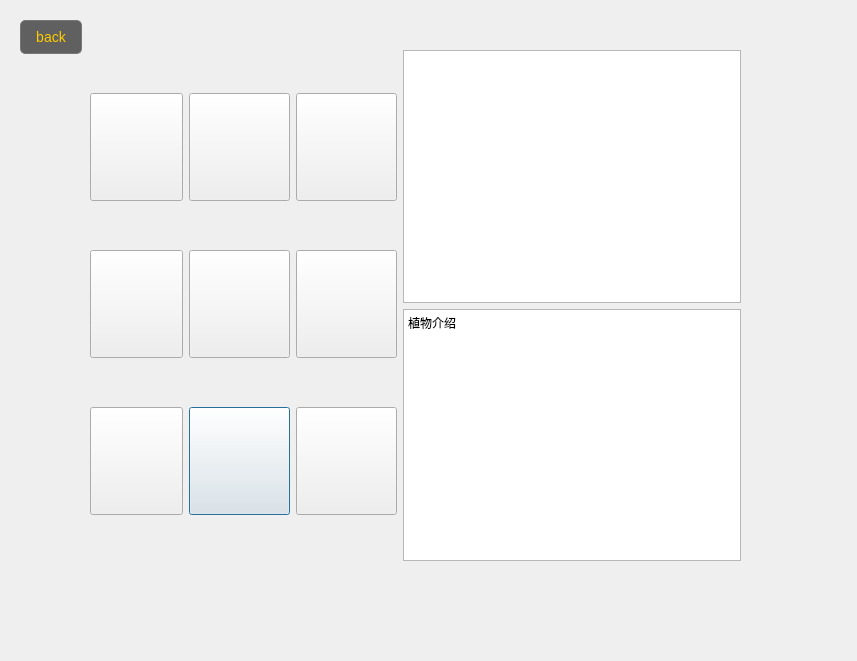
<?xml version="1.0" encoding="UTF-8"?>
<ui version="4.0">
 <class>PlantShow</class>
 <widget class="QDialog" name="PlantShow">
  <property name="geometry">
   <rect>
    <x>0</x>
    <y>0</y>
    <width>857</width>
    <height>661</height>
   </rect>
  </property>
  <property name="windowTitle">
   <string>Dialog</string>
  </property>
  <widget class="QWidget" name="horizontalLayoutWidget">
   <property name="geometry">
    <rect>
     <x>90</x>
     <y>50</y>
     <width>651</width>
     <height>511</height>
    </rect>
   </property>
   <layout class="QHBoxLayout" name="horizontalLayout">
    <item>
     <layout class="QGridLayout" name="gridLayout">
      <item row="2" column="2">
       <widget class="QPushButton" name="pushButton_6">
        <property name="styleSheet">
         <string notr="true">border-image: url(:/new/prefix1/card_repeaterpea.png) 0 0 0 0 stretch stretch;
width:93px;
height:100px</string>
        </property>
        <property name="text">
         <string/>
        </property>
       </widget>
      </item>
      <item row="2" column="3">
       <widget class="QPushButton" name="pushButton_11">
        <property name="styleSheet">
         <string notr="true">border-image: url(:/new/prefix1/card_cherrybomb.png) 0 0 0 0 stretch stretch;
width:93px;
height:100px</string>
        </property>
        <property name="text">
         <string/>
        </property>
       </widget>
      </item>
      <item row="0" column="3">
       <widget class="QPushButton" name="pushButton_9">
        <property name="styleSheet">
         <string notr="true">border-image: url(:/new/prefix1/card_chomper.png) 0 0 0 0 stretch stretch;
width:50px;
height:100px</string>
        </property>
        <property name="text">
         <string/>
        </property>
       </widget>
      </item>
      <item row="1" column="0">
       <widget class="QPushButton" name="pushButton_2">
        <property name="styleSheet">
         <string notr="true">border-image: url(:/new/prefix1/card_jalapeno.png) 0 0 0 0 stretch stretch;
width:50px;
height:100px</string>
        </property>
        <property name="text">
         <string/>
        </property>
       </widget>
      </item>
      <item row="1" column="3">
       <widget class="QPushButton" name="pushButton_10">
        <property name="styleSheet">
         <string notr="true">border-image: url(:/new/prefix1/card_potatomine.png) 0 0 0 0 stretch stretch;
width:50px;
height:100px</string>
        </property>
        <property name="text">
         <string/>
        </property>
       </widget>
      </item>
      <item row="0" column="2">
       <widget class="QPushButton" name="pushButton_4">
        <property name="styleSheet">
         <string notr="true">border-image: url(:/new/prefix1/card_wallnut.png) 0 0 0 0 stretch stretch;
width:50px;
height:100px</string>
        </property>
        <property name="text">
         <string/>
        </property>
       </widget>
      </item>
      <item row="2" column="0">
       <widget class="QPushButton" name="pushButton_3">
        <property name="styleSheet">
         <string notr="true">border-image: url(:/new/prefix1/card_snowpea.png) 0 0 0 0 stretch stretch;
width:50px;
height:100px</string>
        </property>
        <property name="text">
         <string/>
        </property>
       </widget>
      </item>
      <item row="1" column="2">
       <widget class="QPushButton" name="pushButton_5">
        <property name="styleSheet">
         <string notr="true">border-image: url(:/new/prefix1/card_peashooter.png) 0 0 0 0 stretch stretch;
width:50px;
height:100px</string>
        </property>
        <property name="text">
         <string/>
        </property>
       </widget>
      </item>
      <item row="0" column="0">
       <widget class="QPushButton" name="pushButton">
        <property name="minimumSize">
         <size>
          <width>93</width>
          <height>0</height>
         </size>
        </property>
        <property name="styleSheet">
         <string notr="true">border-image: url(:/new/prefix1/card_sunflower.png) 0 0 0 0 stretch stretch;
width:50px;
height:100px</string>
        </property>
        <property name="text">
         <string/>
        </property>
       </widget>
      </item>
     </layout>
    </item>
    <item>
     <layout class="QVBoxLayout" name="verticalLayout_2">
      <item>
       <widget class="QGraphicsView" name="graphicsView"/>
      </item>
      <item>
       <widget class="QTextBrowser" name="textBrowser">
        <property name="html">
         <string>&lt;!DOCTYPE HTML PUBLIC &quot;-//W3C//DTD HTML 4.0//EN&quot; &quot;http://www.w3.org/TR/REC-html40/strict.dtd&quot;&gt;
&lt;html&gt;&lt;head&gt;&lt;meta name=&quot;qrichtext&quot; content=&quot;1&quot; /&gt;&lt;meta charset=&quot;utf-8&quot; /&gt;&lt;style type=&quot;text/css&quot;&gt;
p, li { white-space: pre-wrap; }
hr { height: 1px; border-width: 0; }
li.unchecked::marker { content: &quot;\2610&quot;; }
li.checked::marker { content: &quot;\2612&quot;; }
&lt;/style&gt;&lt;/head&gt;&lt;body style=&quot; font-family:'Microsoft YaHei UI'; font-size:9pt; font-weight:400; font-style:normal;&quot;&gt;
&lt;p style=&quot; margin-top:0px; margin-bottom:0px; margin-left:0px; margin-right:0px; -qt-block-indent:0; text-indent:0px;&quot;&gt;植物介绍&lt;/p&gt;&lt;/body&gt;&lt;/html&gt;</string>
        </property>
       </widget>
      </item>
     </layout>
    </item>
   </layout>
  </widget>
  <widget class="QPushButton" name="pushButton_7">
   <property name="geometry">
    <rect>
     <x>20</x>
     <y>20</y>
     <width>62</width>
     <height>34</height>
    </rect>
   </property>
   <property name="minimumSize">
    <size>
     <width>60</width>
     <height>25</height>
    </size>
   </property>
   <property name="styleSheet">
    <string notr="true"> background-color: rgba(60, 60, 60, 0.8);
    color: #ffcc00;
    border: 1px solid #777;
    border-radius: 5px;
    padding: 8px 15px;
    font-family: &quot;Arial&quot;, sans-serif;
    font-size: 14px;
    transition: all 0.2s ease;</string>
   </property>
   <property name="text">
    <string>back</string>
   </property>
  </widget>
 </widget>
 <resources/>
 <connections/>
</ui>
